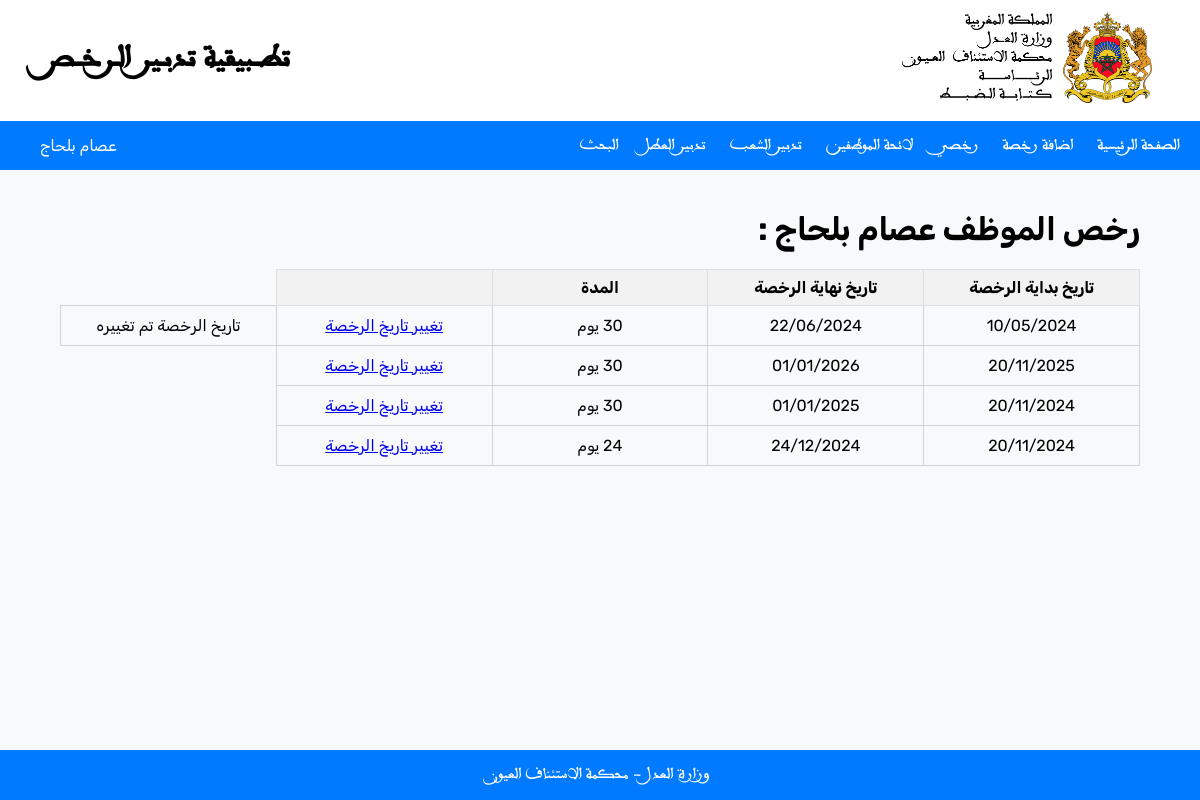
Screenshot of /my_leaves/ (signed in) with the database file from the repository.
### Manager/models.py (models this page shows, shortened)
class Leaves(models.Model):
    employeeId = models.ForeignKey(Employee, on_delete=models.CASCADE)
    leaveDate = models.DateField()
    duration = models.IntegerField()
    endOfLeave = models.DateField()
    leaveNumber = models.IntegerField()
    isDelayed = models.BooleanField(default=False)

### Manager/views.py (the view)
# urls.py: path('my_leaves/', employee_leaves, name='my_leaves'),
@login_required()
def employee_leaves(request):
    employee_id = request.user.employee.id
    employee = Employee.objects.get(pk=employee_id)
    leaves = Leaves.objects.filter(employeeId=employee)
    return render(request, 'my_leaves.html', {'employee': employee, 'leaves': leaves})

### Manager/templates/my_leaves.html (shortened to what this page needs)
<!DOCTYPE html>
<html lang="ar" dir="rtl">
    <head>
        {% load static %}
        <link rel="stylesheet" type="text/css" href="{% static 'home.css' %}">
    </head>
    <body>
        <div class="header">
            <a href="/home">
                <img class="logo" src="{% static 'images\logo.png' %}" alt="Logo">
            </a>
            <h1 class="title">تطــبيقية تدبـير الـرخــص</h1>
        </div>
        <div class="navbar">
        {% if request.user.employee.isAdmin %}
                <ul>
                    <li><a href="/admin_home">الصفحة الرئيسية</a></li>
                    <li><a href="/add_leave"> اضافة رخصة </a></li>
                    <li><a href="/my_leaves"> رخصي </a></li>
                    <li><a href="/all_employees"> لائحة الموظفين </a></li>
                    <li><a href="/add_department"> تدبير الشعب </a></li>
                    <li><a href="/manage_holidays"> تدبير العطل </a></li>
                    <li><a href="/search"> البحث </a> </li>
                </ul>
                <ul>
                    <li class="username">{{ request.user.get_full_name }}</li>
                </ul>
        {% endif %}
        </div>
        <div class="body">
            <main>
                <h1 class="sub_title">رخص الموظف {{ request.user.get_full_name }} : </h1>
                <table>
                    <tr>
                        <th>تاريخ بداية الرخصة</th>
                        <th>تاريخ نهاية الرخصة</th>
                        <th>المدة</th>
                        <th></th>
                    </tr>
                    {% for leave in leaves %}
                    <tr>
                        <td>{{ leave.leaveDate|date:'d/m/Y' }}</td>
                        <td>{{ leave.endOfLeave|date:'d/m/Y' }}</td>
                        <td>{{ leave.duration }} يوم</td>
                        <td><a href="{% url 'edit_leave' leave.id %}">تغيير تاريخ الرخصة</a></td>
                        {% if leave.isDelayed %}
                            <td> تاريخ الرخصة تم تغييره </td>
                        {% endif %}
                    </tr>
                    {% endfor %}
                </table>
            </main>
        </div>
        <div class="footer">
            <p class="copyright">وزارة العدل - محكمة الاستئناف العيون</p>
        </div>
    </body>
</html>

### Manager/static/home.css (style rules this page uses)
body { font-family: Arabswell, sans-serif; margin: 0; padding: 0; text-align: center; background-color: #f8f9fa; }
.title { font-family: Arabswell, sans-serif; }
.header { font-family: Arabswell, sans-serif; background-color: white; padding: 1% 4%; display: flex; align-items: center; justify-content: space-between; }
.logo { width: 250px; height: auto; }
.footer { color: white; background-color: #007bff; position: fixed; left: 0; bottom: 0; width: 100%; text-align: center; }
.username { float: left; }
.body { padding-top: 1.5%; padding-bottom: 10%; }
.username { font-family: Rubik, serif; }
table { font-family: Rubik, serif; width: 90%; border-collapse: collapse; margin-left: auto; margin-right: auto; }
.body td { padding: 10px; border: 1px solid #ced4da; text-align: center; }
.navbar { background-color: #007bff; color: #fff; display: flex; justify-content: space-between; align-items: center; padding: 15px 20px; }
.navbar ul { list-style-type: none; margin: 0; padding: 0; }
.navbar li { display: inline; margin-left: 20px; }
.navbar li a { text-decoration: none; color: #FFF; }
th, td { border: 1px solid #ddd; padding: 8px; text-align: center; width: 18%; }
.sub_title { margin-right: 5%; text-align: right; font-family: Rubik, serif; }
th { background-color: #f2f2f2; font-weight: bold; }

### rows the page displays
Leaves: leaveDate "10/05/2024", endOfLeave "22/06/2024", duration "30", isDelayed "تاريخ الرخصة تم تغييره"
Leaves: leaveDate "20/11/2025", endOfLeave "01/01/2026", duration "30"
Leaves: leaveDate "20/11/2024", endOfLeave "01/01/2025", duration "30"
Leaves: leaveDate "20/11/2024", endOfLeave "24/12/2024", duration "24"

### other values shown
{{ request.user.get_full_name }} "عصام بلحاج"
